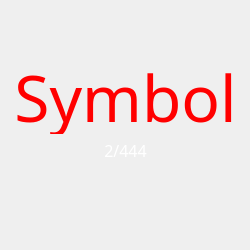
<?xml version="1.0" encoding="UTF-8"?>
<ui version="4.0">
 <class>Form</class>
 <widget class="QWidget" name="Form">
  <property name="geometry">
   <rect>
    <x>0</x>
    <y>0</y>
    <width>250</width>
    <height>250</height>
   </rect>
  </property>
  <property name="font">
   <font>
    <family>배달의민족 주아</family>
    <weight>50</weight>
    <bold>false</bold>
   </font>
  </property>
  <property name="windowTitle">
   <string>Form</string>
  </property>
  <widget class="QLabel" name="label_value">
   <property name="geometry">
    <rect>
     <x>0</x>
     <y>140</y>
     <width>251</width>
     <height>20</height>
    </rect>
   </property>
   <property name="font">
    <font>
     <family>나눔바른고딕Web</family>
     <pointsize>12</pointsize>
     <weight>50</weight>
     <bold>false</bold>
    </font>
   </property>
   <property name="mouseTracking">
    <bool>false</bool>
   </property>
   <property name="styleSheet">
    <string notr="true">color: white</string>
   </property>
   <property name="text">
    <string>2/444</string>
   </property>
   <property name="alignment">
    <set>Qt::AlignCenter</set>
   </property>
   <property name="textInteractionFlags">
    <set>Qt::NoTextInteraction</set>
   </property>
  </widget>
  <widget class="QLabel" name="label">
   <property name="geometry">
    <rect>
     <x>0</x>
     <y>60</y>
     <width>251</width>
     <height>74</height>
    </rect>
   </property>
   <property name="font">
    <font>
     <family>Agency FB</family>
     <pointsize>48</pointsize>
    </font>
   </property>
   <property name="styleSheet">
    <string notr="true">color: red</string>
   </property>
   <property name="text">
    <string>Symbol</string>
   </property>
   <property name="alignment">
    <set>Qt::AlignCenter</set>
   </property>
  </widget>
 </widget>
 <resources/>
 <connections/>
</ui>
